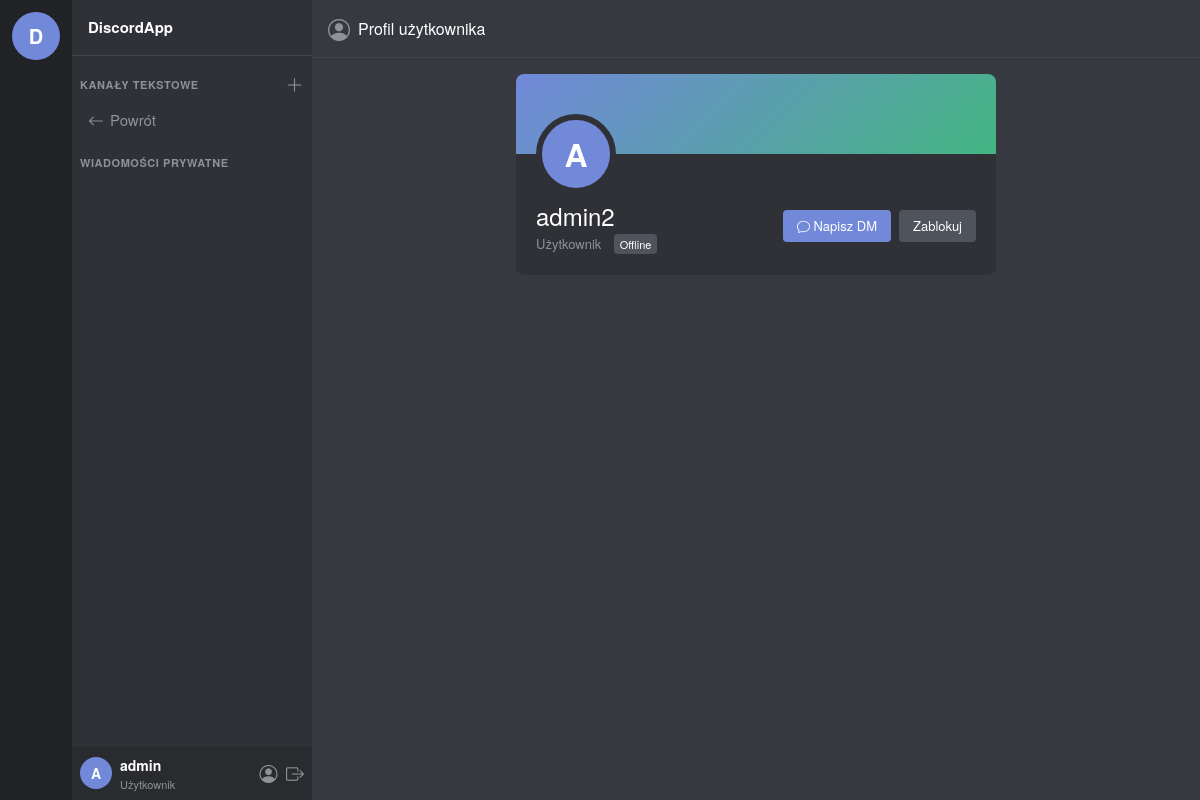
The app's page /profile/admin2/ (signed in) with its own data.
### chat/models.py (models this page shows, shortened)
class CustomUser(AbstractUser):
    ROLE_CHOICES = [
        ('admin', 'Administrator'),
        ('moderator', 'Moderator'),
        ('user', 'Użytkownik'),
    ]
    STATUS_CHOICES = [
        ('online', 'Online'),
        ('offline', 'Offline'),
    ]
    role = models.CharField(max_length=20, choices=ROLE_CHOICES, default='user')
    avatar = models.ImageField(upload_to='avatars/', blank=True, null=True)
    bio = models.TextField(blank=True, default='')
    is_blocked = models.BooleanField(default=False)
    status = models.CharField(max_length=10, choices=STATUS_CHOICES, default='offline')
    def is_admin(self):
        return self.role == 'admin'
    def is_moderator(self):
        return self.role in ('admin', 'moderator')

### chat/views.py (the view)
# urls.py: path('profile/', views.profile_view, name='profile'),
@login_required
def profile_view(request, username=None):
    if username:
        user = get_object_or_404(CustomUser, username=username)
    else:
        user = request.user
    is_blocked = UserBlock.objects.filter(blocker=request.user, blocked=user).exists()
    return render(request, 'chat/profile.html', {'profile_user': user, 'is_blocked': is_blocked})

### chat/templates/chat/profile.html (shortened to what this page needs)
{% extends "chat/base.html" %}
{% block sidebar_channels %}
  <a class="channel-item" href="{% url 'channel_list' %}"><i class="bi bi-arrow-left"></i> Powrót</a>
{% endblock %}
{% block content %}
  <div class="channel-header">
    <i class="bi bi-person-circle" style="color:var(--text-muted);font-size:22px;"></i>
    <h5>Profil użytkownika</h5>
  </div>
  <div class="messages-area" style="align-items:flex-start;justify-content:flex-start;">
    <div style="background:var(--bg-sidebar);border-radius:8px;width:100%;max-width:480px;overflow:hidden;margin:0 auto;">
      <div style="height:80px;background:linear-gradient(135deg,#7289da,#43b581);"></div>
      <div style="padding:0 20px 20px;margin-top:-40px;">
        <div style="width:80px;height:80px;border-radius:50%;border:6px solid var(--bg-sidebar);background:var(--accent);display:flex;align-items:center;justify-content:center;font-size:32px;font-weight:700;color:#fff;overflow:hidden;">
          {% if profile_user.avatar %}
            <img src="{{ profile_user.avatar.url }}" alt="{{ profile_user.username }}" style="width:100%;height:100%;object-fit:cover;"/>
          {% else %}
            {{ profile_user.username|first|upper }}
          {% endif %}
        </div>
        <div style="display:flex;align-items:flex-start;justify-content:space-between;margin-top:8px;">
          <div>
            <h4 style="color:#fff;margin:0;">{{ profile_user.username }}</h4>
            <span style="color:var(--text-muted);font-size:13px;">{{ profile_user.get_role_display }}</span>
            <span style="margin-left:8px;font-size:11px;padding:2px 6px;border-radius:4px;background:{% if profile_user.status == 'online' %}#43b581{% else %}#4f545c{% endif %};color:#fff;">
              {{ profile_user.get_status_display }}
            </span>
          </div>
          <div style="display:flex;gap:8px;margin-top:8px;">
            {% if profile_user != user %}
              <a href="{% url 'dm_detail' profile_user.username %}"
                 style="background:var(--accent);color:#fff;text-decoration:none;padding:6px 14px;border-radius:4px;font-size:13px;">
                <i class="bi bi-chat"></i> Napisz DM
              </a>
              {% if is_blocked %}
                <a href="{% url 'unblock_user' profile_user.username %}"
                   style="background:#4f545c;color:#fff;text-decoration:none;padding:6px 14px;border-radius:4px;font-size:13px;">
                  Odblokuj
                </a>
              {% else %}
                <a href="{% url 'block_user' profile_user.username %}"
                   style="background:#4f545c;color:#fff;text-decoration:none;padding:6px 14px;border-radius:4px;font-size:13px;">
                  Zablokuj
                </a>
              {% endif %}
            {% else %}
              <a href="{% url 'profile_edit' %}"
                 style="background:#4f545c;color:#fff;text-decoration:none;padding:6px 14px;border-radius:4px;font-size:13px;">
                <i class="bi bi-pencil"></i> Edytuj profil
              </a>
            {% endif %}
          </div>
        </div>
      </div>
    </div>
  </div>
{% endblock %}

### chat/templates/chat/base.html (shortened to what this page needs)
<!DOCTYPE html>
<html lang="pl">
<head>
  <link href="https://cdn.jsdelivr.net/npm/bootstrap@5.3.3/dist/css/bootstrap.min.css" rel="stylesheet"/>
  <link href="https://cdn.jsdelivr.net/npm/bootstrap-icons@1.11.3/font/bootstrap-icons.css" rel="stylesheet"/>
</head>
<body>
<div class="server-list">
  <a class="server-icon" href="{% url 'channel_list' %}" title="Strona główna">D</a>
</div>
<div class="channel-sidebar" id="channelSidebar">
  <div class="sidebar-header">DiscordApp</div>
  <div class="sidebar-section">
    Kanały tekstowe
    {% if user.is_authenticated %}
      <a href="{% url 'channel_create' %}" title="Utwórz kanał"><i class="bi bi-plus-lg"></i></a>
    {% endif %}
  </div>
  {% block sidebar_channels %}{% endblock %}
  {% if user.is_authenticated %}
    <div class="sidebar-section">Wiadomości prywatne</div>
  {% endif %}
  {% if user.is_authenticated %}
    <div class="user-area">
      <div class="user-avatar">
        {% if user.avatar %}
          <img src="{{ user.avatar.url }}" alt="{{ user.username }}"/>
        {% else %}
          {{ user.username|first|upper }}
        {% endif %}
      </div>
      <div class="user-info">
        <div class="user-name">{{ user.username }}</div>
        <div class="user-status">{{ user.get_role_display }}</div>
      </div>
      <div class="user-actions">
        <a href="{% url 'profile' %}" title="Profil"><i class="bi bi-person-circle"></i></a>
        <a href="{% url 'logout' %}" title="Wyloguj"><i class="bi bi-box-arrow-right"></i></a>
      </div>
    </div>
  {% endif %}
</div>
<div class="main-content">
  {% block content %}{% endblock %}
</div>
</body>
</html>

### chat/templates/chat/base.html (style rules this page uses)
:root { --bg-main: #36393f; --bg-sidebar: #2f3136; --bg-dark: #202225; --bg-input: #40444b; --text-main: #dcddde; --text-muted: #8e9297; --text-header: #ffffff; --accent: #7289da; --accent-hover: #677bc4; --online: #43b581; --danger: #f04747; --border: #42454a; }
* { box-sizing: border-box; margin: 0; padding: 0; }
body { background: var(--bg-main); color: var(--text-main); font-family: 'Whitney','Helvetica Neue',Helvetica,Arial,sans-serif; height: 100vh; display: flex; overflow: hidden; }
.server-list { width: 72px; background: var(--bg-dark); display: flex; flex-direction: column; align-items: center; padding: 12px 0; gap: 8px; flex-shrink: 0; }
.server-icon { width: 48px; height: 48px; border-radius: 50%; background: var(--accent); display: flex; align-items: center; justify-content: center; font-weight: 700; font-size: 20px; color: #fff; cursor: pointer; text-decoration: none; transition: border-radius .2s; }
.channel-sidebar { width: 240px; background: var(--bg-sidebar); display: flex; flex-direction: column; flex-shrink: 0; }
.sidebar-header { padding: 16px; font-weight: 700; font-size: 15px; color: var(--text-header); border-bottom: 1px solid var(--border); }
.sidebar-section { padding: 16px 8px 4px; font-size: 11px; font-weight: 700; color: var(--text-muted); text-transform: uppercase; letter-spacing: .05em; display: flex; align-items: center; justify-content: space-between; }
.sidebar-section a { color: var(--text-muted); text-decoration: none; font-size: 18px; }
.channel-item { display: flex; align-items: center; gap: 6px; padding: 5px 8px; border-radius: 4px; margin: 1px 8px; color: var(--text-muted); text-decoration: none; font-size: 15px; cursor: pointer; }
.channel-item .bi { font-size: 16px; }
.user-area { margin-top: auto; padding: 8px; background: #292b2f; display: flex; align-items: center; gap: 8px; }
.user-avatar { width: 32px; height: 32px; border-radius: 50%; object-fit: cover; background: var(--accent); display: flex; align-items: center; justify-content: center; font-weight: 700; font-size: 14px; color: #fff; flex-shrink: 0; }
.user-info { flex: 1; min-width: 0; }
.user-name { font-size: 14px; font-weight: 600; color: var(--text-header); white-space: nowrap; overflow: hidden; text-overflow: ellipsis; }
.user-status { font-size: 11px; color: var(--text-muted); }
.user-actions a { color: var(--text-muted); font-size: 18px; margin-left: 4px; text-decoration: none; }
.main-content { flex: 1; display: flex; flex-direction: column; min-width: 0; }
.channel-header { padding: 12px 16px; border-bottom: 1px solid var(--border); display: flex; align-items: center; gap: 8px; background: var(--bg-main); }
.channel-header h5 { color: var(--text-header); margin: 0; font-size: 16px; }
.messages-area { flex: 1; overflow-y: auto; padding: 16px; display: flex; flex-direction: column; gap: 4px; }

### records on screen
CustomUser: username|first "A", username "admin", role "Użytkownik"
CustomUser: username|first "A", username "admin2", role "Użytkownik", status "Offline"
